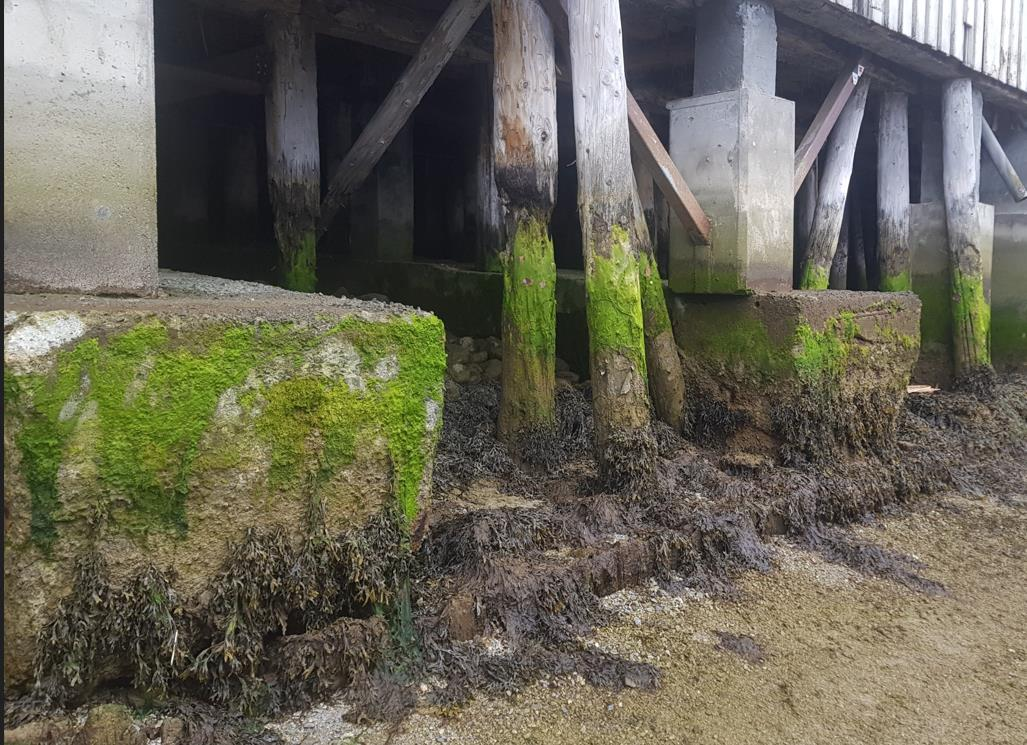
#> input picture bakgrunn/kjeller/2025-06-13_notat_fjordgata30/img-001.jpg, 1027 x 745 px
$ python trace_image_to_svg.py ../bakgrunn/kjeller/2025-06-13_notat_fjordgata30/img-001.jpg
#> lines starting #> are read from the running program, lines starting #| are printed output that depends on the picture; after the words box and inside, x2 and y2 are one past the last pixel; in counts of white or black regions, pixels touching at a corner belong together
#!/usr/bin/env -S uv run --script
# /// script
# requires-python = ">=3.11"
# dependencies = [
#   "potracer",
#   "Pillow",
#   "numpy",
# ]
# ///
"""Vectorize a single raster image to SVG using the pure-Python potracer port.

Usage:
    uv run --script scripts/trace_image_to_svg.py <image-path>

Writes <image-path with .svg suffix> next to the input (e.g. side-1.png -> side-1.svg).
No tuning options are exposed — this is a minimum viable pipeline.
"""
from __future__ import annotations

import sys
from pathlib import Path

import numpy as np
import potrace
from PIL import Image


def trace_to_svg(image_path: Path, svg_path: Path, threshold: int = 128) -> None:
#> called with threshold = 128
    img = Image.open(image_path).convert("L")
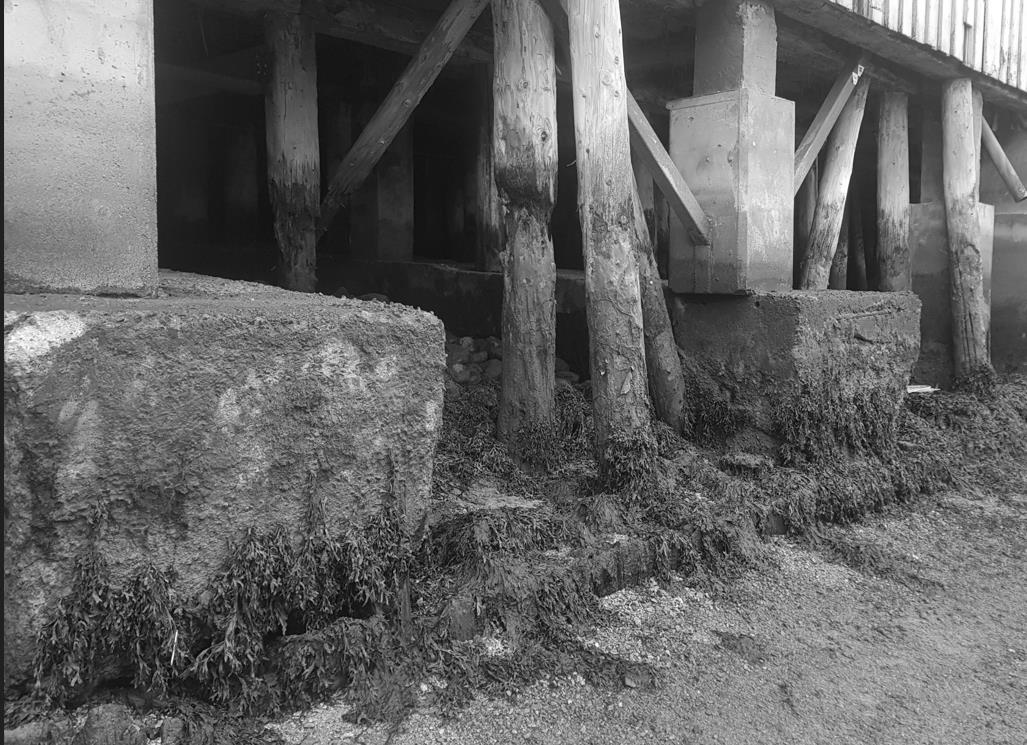
#> img: PIL image 1027x745 L; min 0, max 255, mean 101.5
    width, height = img.size
#> width = 1027; height = 745
    arr = np.array(img) < threshold  # True where ink
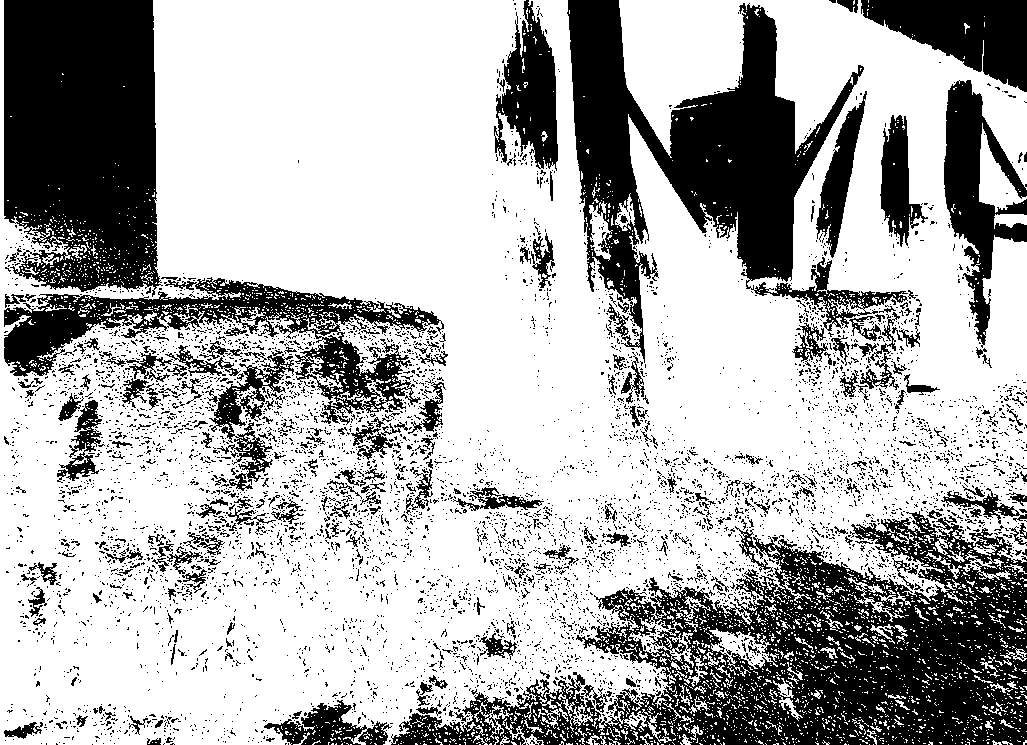
#> arr: shape (745, 1027) bool; 68.7% white; 5990 black regions (5697 under 20 px), largest, box (x1, y1, x2, y2) and area: (391, 511, 1027, 745) 63117, (567, 0, 908, 363) 40688, (4, 0, 163, 297) 40307
    bitmap = potrace.Bitmap(arr)
    path = bitmap.trace()

    parts: list[str] = [
        f'<svg xmlns="http://www.w3.org/2000/svg" '
        f'viewBox="0 0 {width} {height}" width="{width}" height="{height}">',
        '<path fill="black" stroke="none" fill-rule="evenodd" d="',
    ]
    for curve in path:
        start = curve.start_point
        parts.append(f"M{start.x:.3f},{start.y:.3f}")
        for segment in curve.segments:
            end = segment.end_point
            if segment.is_corner:
                c = segment.c
                parts.append(
                    f"L{c.x:.3f},{c.y:.3f}L{end.x:.3f},{end.y:.3f}"
                )
            else:
                c1 = segment.c1
                c2 = segment.c2
                parts.append(
                    f"C{c1.x:.3f},{c1.y:.3f} "
                    f"{c2.x:.3f},{c2.y:.3f} "
                    f"{end.x:.3f},{end.y:.3f}"
                )
        parts.append("z")
    parts.append('"/>')
    parts.append("</svg>")

    svg_path.write_text("\n".join(parts), encoding="utf-8")


def main() -> int:
    if len(sys.argv) != 2:
        print("usage: trace_image_to_svg.py <image-path>", file=sys.stderr)
        return 2
    src = Path(sys.argv[1])
    if not src.is_file():
        print(f"not found: {src}", file=sys.stderr)
        return 1
    dst = src.with_suffix(".svg")
    trace_to_svg(src, dst)
#> (the call stopped at in trace_to_svg, `bitmap = potrace.Bitmap(arr)`: potrace is not available in this run)
#> (the run stopped early here; a loop or call above may not have finished)

$ run again, on bakgrunn/kjeller/2025-06-13_notat_fjordgata30/img-009.jpg
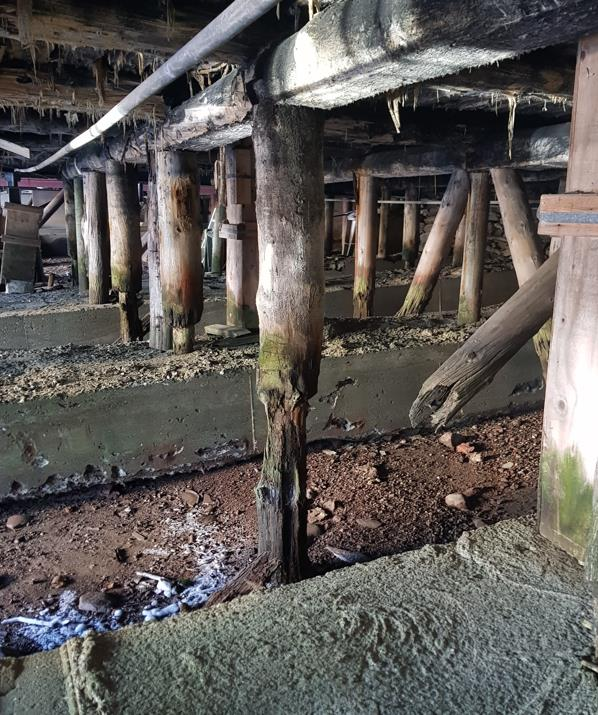
#> input picture bakgrunn/kjeller/2025-06-13_notat_fjordgata30/img-009.jpg, 598 x 715 px
#> in trace_to_svg, `img = Image.open(image_path).convert("L")`:
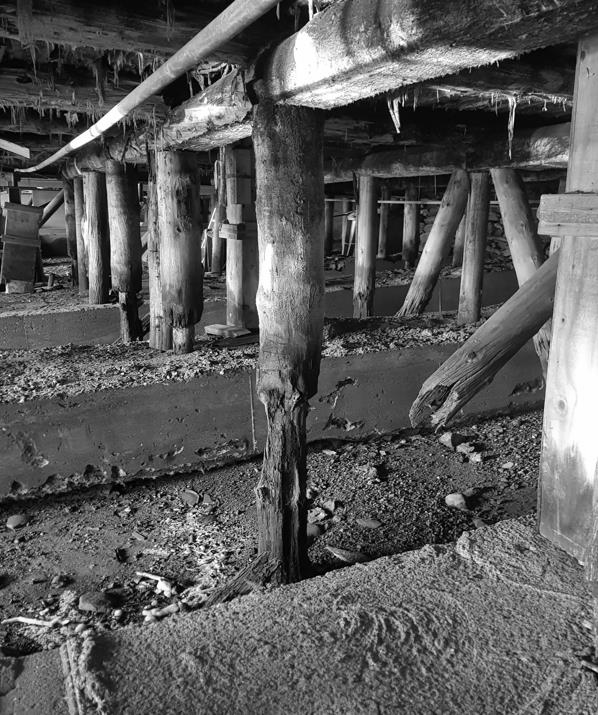
#> img: PIL image 598x715 L; min 0, max 255, mean 92.1
#> in trace_to_svg, `arr = np.array(img) < threshold`:
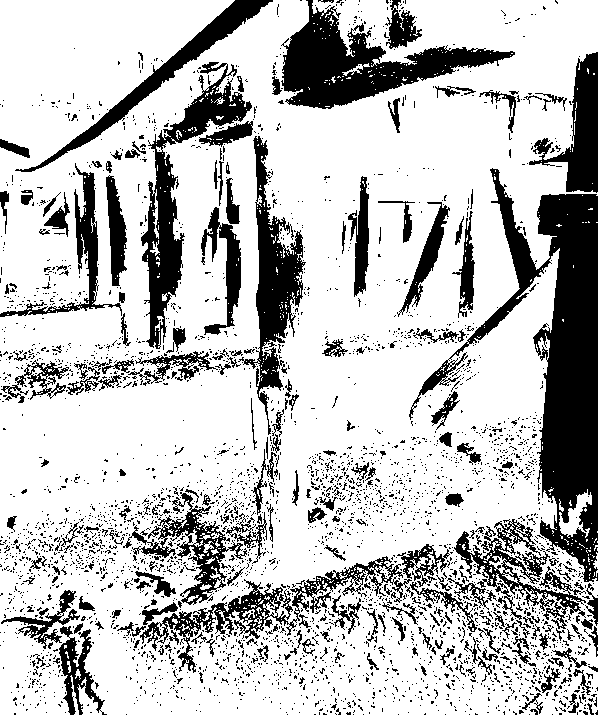
#> arr: shape (715, 598) bool; 75.4% white; 3576 black regions (3328 under 20 px), largest, box (x1, y1, x2, y2) and area: (409, 168, 598, 582) 21031, (281, 0, 515, 109) 9512, (141, 62, 252, 349) 6915

$ run again, on bakgrunn/kjeller/2025-06-13_notat_fjordgata30/img-010.jpg
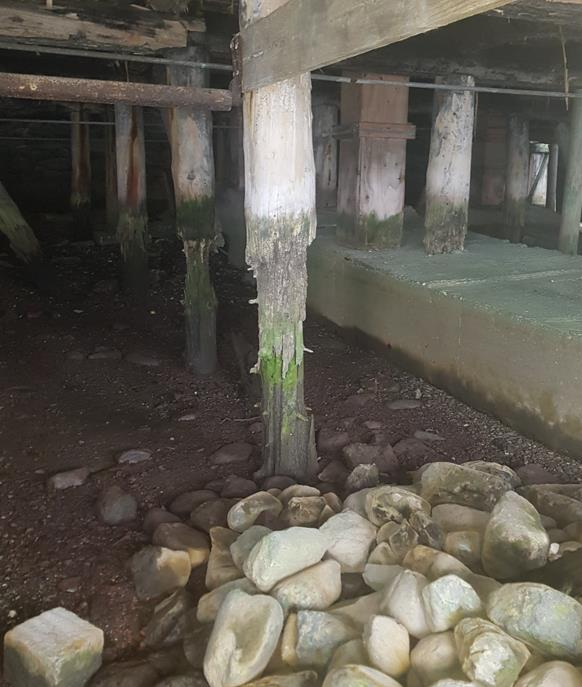
#> input picture bakgrunn/kjeller/2025-06-13_notat_fjordgata30/img-010.jpg, 582 x 687 px
#> in trace_to_svg, `img = Image.open(image_path).convert("L")`:
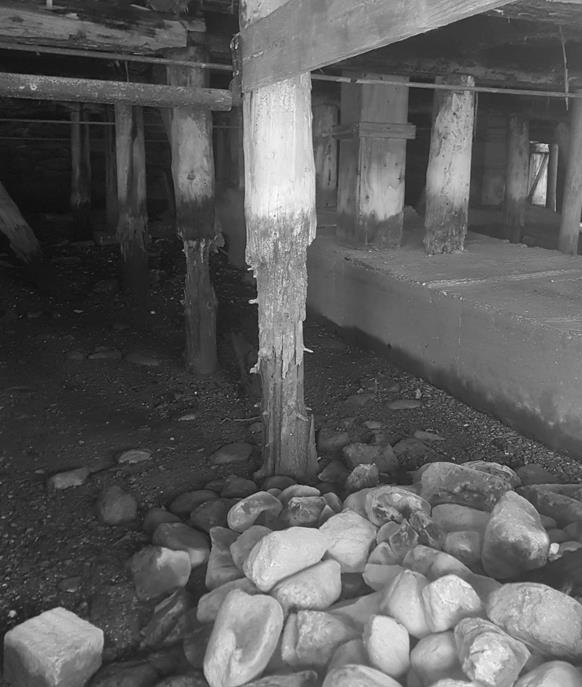
#> img: PIL image 582x687 L; min 9, max 255, mean 91.7
#> in trace_to_svg, `arr = np.array(img) < threshold`:
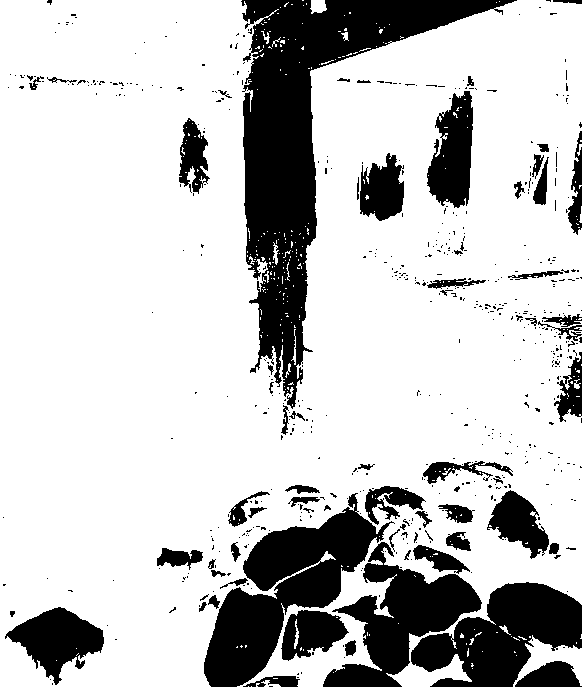
#> arr: shape (687, 582) bool; 77.5% white; 572 black regions (506 under 20 px), largest, box (x1, y1, x2, y2) and area: (241, 0, 517, 409) 28780, (204, 493, 395, 687) 13789, (411, 582, 582, 687) 10028

$ run again, on bakgrunn/kjeller/2025-06-13_notat_fjordgata30/img-000.png
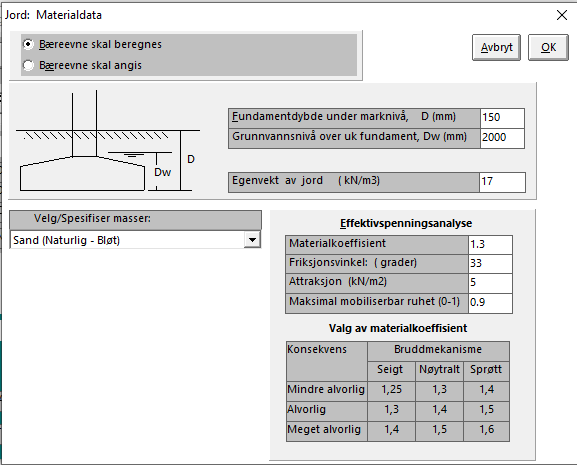
#> input picture bakgrunn/kjeller/2025-06-13_notat_fjordgata30/img-000.png, 577 x 465 px
#> in trace_to_svg, `arr = np.array(img) < threshold`:
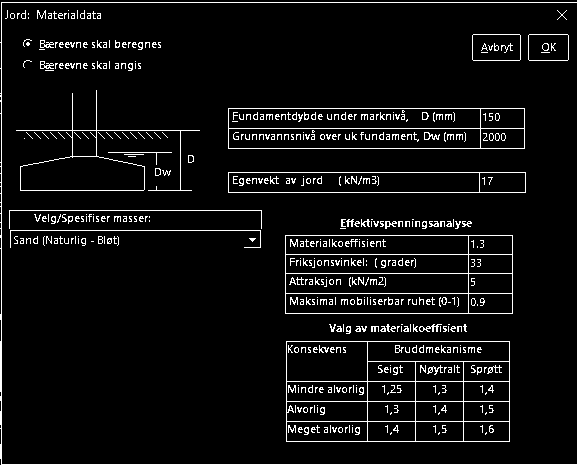
#> arr: shape (465, 577) bool; 5.8% white in thin lines or dots
